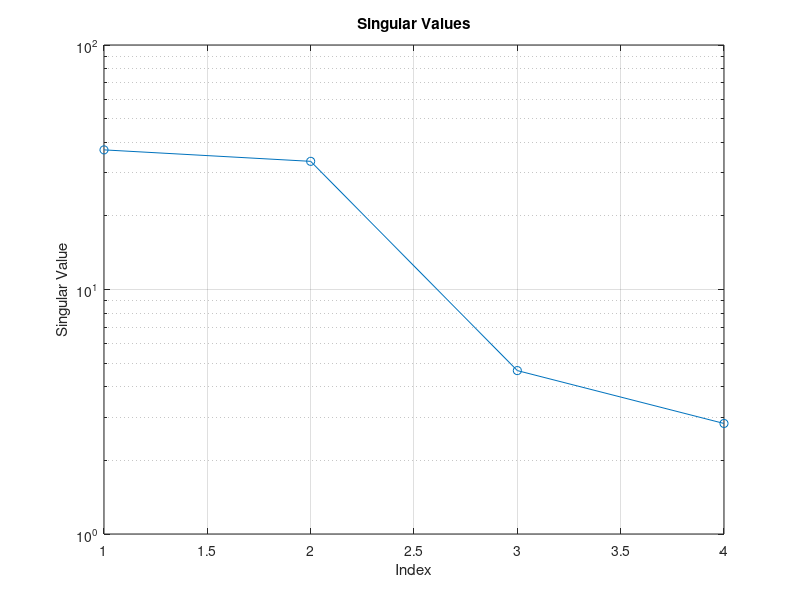
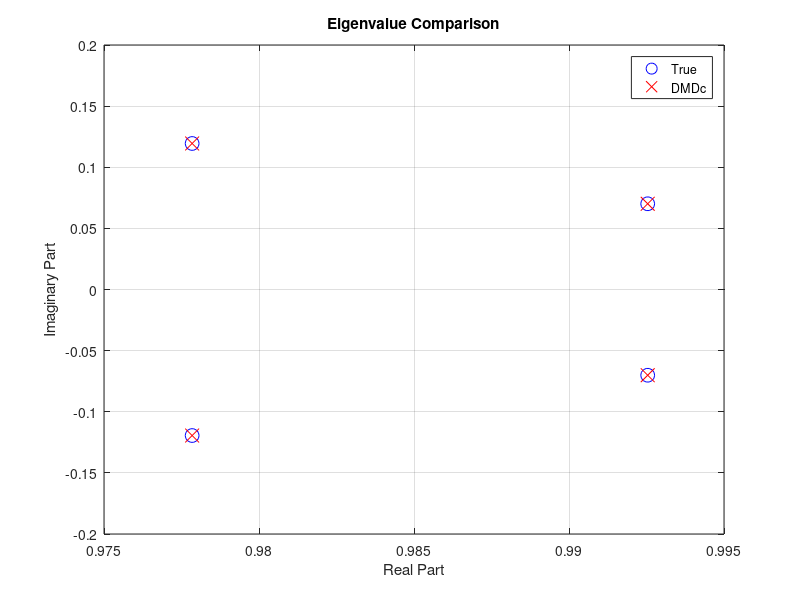
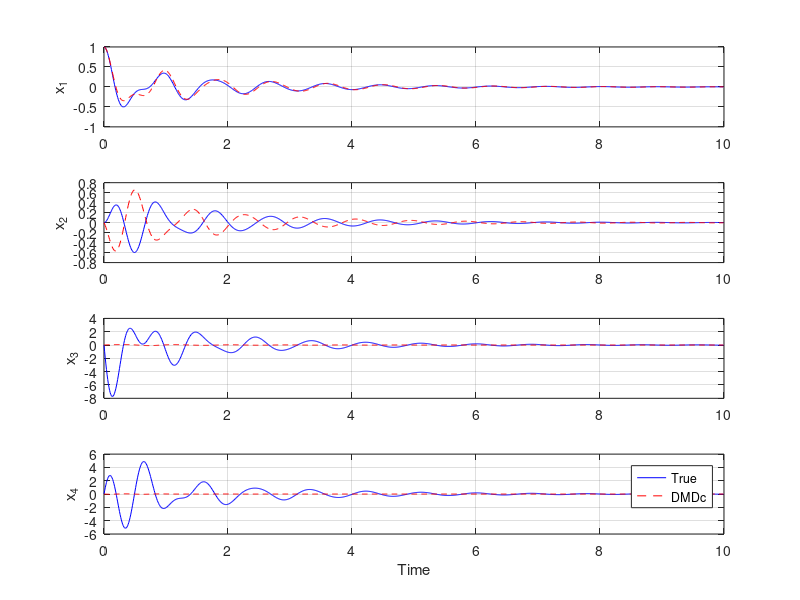

MATLAB code to generate these figures, in order:
clc;
clear;
close all;

%% Construct the ideal system
m1 = 1;
m2 = 1;

k1 = 50;
k2 = 50;
k3 = 50;

c1 = 1;
c2 = 1;
c3 = 1;

M = [m1 0;
     0  m2];

K = [k1+k2  -k2;
     -k2    k2+k3];

C = [c1+c2  -c2;
     -c2    c2+c3];

A = [ zeros(2) eye(2);
     -M\K     -M\C ];

eig(A)


%% Simulate the data
dt = 0.01;
T  = 10;

Ad = expm(A*dt);

N = T/dt;

x = zeros(4,N);

x(:,1) = [1;0;0;0];

for k = 1:N-1
    x(:,k+1) = Ad*x(:,k);
end

Ad = expm(A*dt)
eig(Ad)

%% DMD using (pinv)
X = x(:,1:end-1);
Xp = x(:,2:end);

size(X)
size(Xp)

A_dmd = Xp * pinv(X);
eig_dmd = eig(A_dmd);

%% DMD using SVD, starting with SVD
[U,S,V] = svd(X,"econ");

figure
semilogy(diag(S),'o-')
grid on
xlabel('Index')
ylabel('Singular Value')
title('Singular Values')

%% Order Reduction
r = 4;
Ur = U(:,1:r);
Sr = S(1:r,1:r);
Vr = V(:,1:r);

Atilde = Ur' * Xp * Vr / Sr;

disp('Error in A:')
norm(Atilde - Ad)

%% Compare Eigenvalues
eig_true = eig(Ad);
eig_est  = eig(Atilde);

figure;
plot(real(eig_true), imag(eig_true), 'bo', 'MarkerSize',10); hold on;
plot(real(eig_est), imag(eig_est), 'rx', 'MarkerSize',10);
grid on;
xlabel('Real Part');
ylabel('Imaginary Part');
legend('True','DMDc');
title('Eigenvalue Comparison');


%% Time response
x_dmd = zeros(4,N);
x_dmd(:,1) = x(:,1);

for k = 1:N-1
    x_dmd(:,k+1) = Atilde*x_dmd(:,k);
end

t = (0:N-1)*dt;

figure;
for i = 1:4
    subplot(4,1,i)
    plot(t, x(i,:), 'b'); hold on;
    plot(t, x_dmd(i,:), 'r--');
    grid on;
    ylabel(['x_',num2str(i)])
end
xlabel('Time')
legend('True','DMDc')
